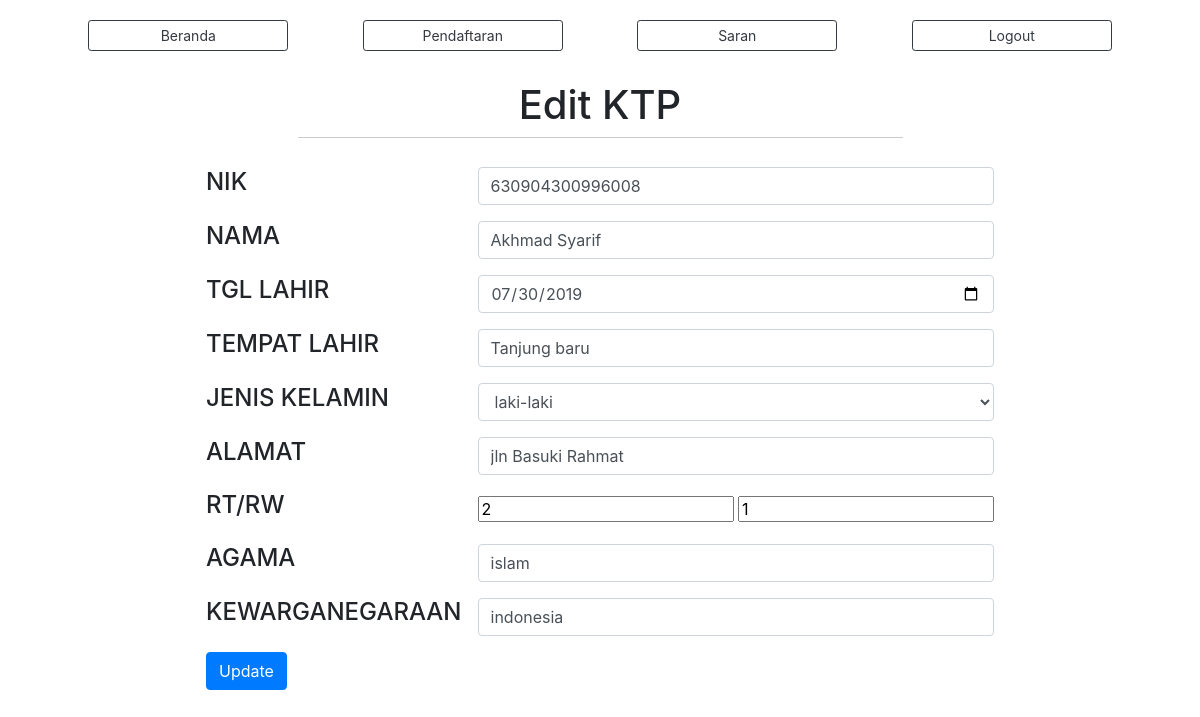
The page /?view=edit-ktp&nik=630904300996008 (signed in) on the database its author committed.
### tables this page shows
CREATE TABLE `ktp` (
  `id_ktp` int(200) NOT NULL,
  `nik` bigint(100) NOT NULL,
  `nama` varchar(50) NOT NULL,
  `tanggal_lahir` date NOT NULL,
  `tempat_lahir` varchar(100) NOT NULL,
  `jekel` varchar(15) NOT NULL,
  `alamat` varchar(100) NOT NULL,
  `rt` varchar(5) NOT NULL,
  `rw` varchar(5) NOT NULL,
  `agama` varchar(10) NOT NULL,
  `kewarganegaraan` varchar(10) NOT NULL,
  `status_cetak` int(5) NOT NULL DEFAULT 0,
  `tanggal_permohonan` date NOT NULL
);

### models/admin.php (called while the page is built, shortened)
<?php
class Admin
{
  private $mysqli;
  function __construct($mysqli)
  {
    $this->mysqli = $mysqli;
  }
  public function editKTP($nik)
  {
    $db = $this->mysqli->conn;
    $sql = " SELECT * FROM ktp WHERE nik = '$nik' ";
    $query = $db->query($sql);
    return $query;
  }
}
?>

### view/ktp/edit-ktp.php (the view, shortened to what this page needs)
<?php
$nik = @$_GET['nik'];
$data = $objAdmin->editKTP($nik)->fetch_object();
 ?>
 <div class="header-hal">
     <h1>Edit KTP</h1>
     <hr>
 </div>
 <div class="container" id="" style="">
 	<form class="" id="" method="POST" action="">
 		<table align="center">
    		<tr>
 					<td> <h4>NIK</h4> </td>
 					<td> <input type="number" class="form-control" name="NIK" placeholder="Masukan NIK KTP" value="<?=$data->nik ?>" > </td>
 				</tr>
 				<tr>
 					<td> <h4>NAMA</h4> </td>
 					<td> <input type="text" class="form-control" name="NAMA" placeholder="Masukan Nama Lengkap" value="<?=$data->nama ?>"> </td>
 				</tr>
 				<tr>
 					<td> <h4>TGL LAHIR</h4> </td>
 					<td> <input type="date" class="form-control" name="TGL_LAHIR" value="<?=$data->tanggal_lahir ?>"> </td>
 				</tr>
 				<tr>
 					<td> <h4>TEMPAT LAHIR</h4> </td>
 					<td> <input type="" class="form-control" name="TEMPAT_LAHIR" placeholder="Tempat Lahir" value="<?=$data->tempat_lahir ?>"> </td>
 				</tr>
 				<tr>
 					<td> <h4>JENIS KELAMIN</h4> </td>
 					<td>
 						<select name="JEKEL" class="form-control">
            <option value="<?=$data->jekel ?>"><?=$data->jekel ?></option>
 						</select>
 					</td>
 				</tr>
 				<tr>
 					<td> <h4>ALAMAT</h4> </td>
 					<td> <input type="text" class="form-control" name="ALAMAT" placeholder="Alamat" value="<?=$data->alamat ?>"> </td>
 				</tr>
 				<tr>
 					<td> <h4>RT/RW</h4> </td>
 					<td> <input type="" class="" name="RT" placeholder="RT" value="<?=$data->rt ?>"> <input type="" class="" name="RW" placeholder="RW" value="<?=$data->rw ?>"> </td>
 				</tr>
 				<tr>
 					<td> <h4>AGAMA</h4> </td>
 					<td> <input type="" class="form-control" name="AGAMA" placeholder="Agama" value="<?=$data->agama ?>"> </td>
 				</tr>
 				<tr>
 					<td> <h4>KEWARGANEGARAAN</h4> </td>
 					<td> <input type="" class="form-control" name="KEWARGANEGARAAN" placeholder="Kewarganegaraan" value="<?=$data->kewarganegaraan ?>"> </td>
 				</tr>
 				<tr>
 					<td> <input type="submit" class="btn btn-md btn-primary" name="update" value="Update"> </td>
 				</tr>
 		</table>
 	</form>
 </div>

### assets/css/home.css (style rules this page uses)
.header-hal { width: 100%; text-align: center; margin-top: 10px; }
hr { height: 1px; border-top: 1px solid #ccc; margin: auto; width: 50%; padding: 10px; }
.view-buku th, td { text-align: left; padding: 8px; }

### rows shown on the page
ktp: NIK "630904300996008", NAMA "Akhmad Syarif", TGL_LAHIR "07/30/2019", TEMPAT_LAHIR "Tanjung baru", JEKEL "laki-laki", ALAMAT "jln Basuki Rahmat", RT "2", RW "1", AGAMA "islam", KEWARGANEGARAAN "indonesia"
